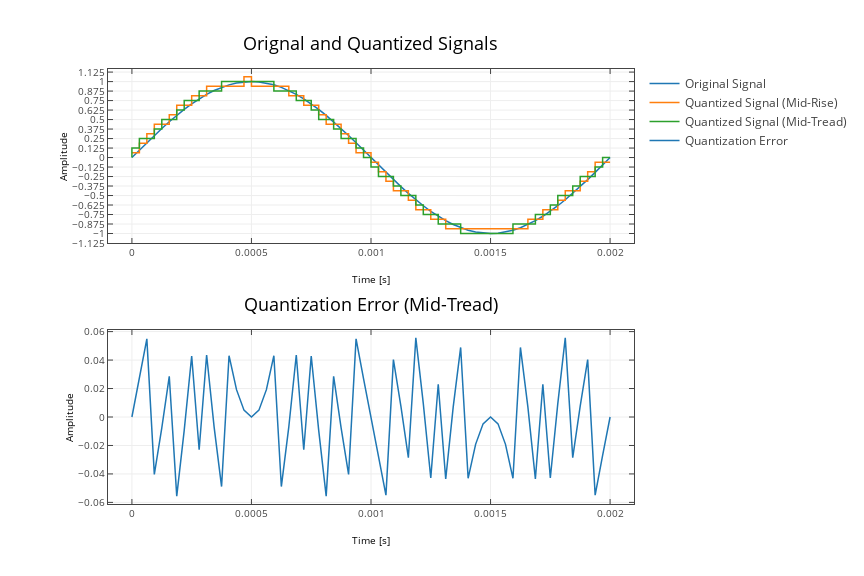

This figure's notebook cell:
### Code cell
#plot
fig = plt.figure(figsize=(12,8))
plt.subplot(2,1,1)
plt.plot(t[:period+1],sinewave[:period+1], label='Original Signal')
plt.plot(t_quant,sinewave_quant_rise_rec_plot, label='Quantized Signal (Mid-Rise)')
plt.plot(t_quant,sinewave_quant_tread_rec_plot, label='Quantized Signal (Mid-Tread)')
plt.title('Orignal and Quantized Signals', fontsize=18)
plt.xlabel('Time [s]')
plt.ylabel('Amplitude')
plt.yticks(np.arange(-1-stepsize, 1+stepsize, stepsize))
#plt.legend()
plt.grid()
#plt.tight_layout()
plt.subplot(2,1,2)
plt.plot(t[:period+1],quant_error_tread[:period+1], label='Quantization Error')
plt.grid()
plt.title('Quantization Error (Mid-Tread)', fontsize=18)
plt.xlabel('Time [s]')
plt.ylabel('Amplitude')
#plt.tight_layout()
plt.subplots_adjust(hspace=0.5)

plotly_fig = tls.mpl_to_plotly(fig)
plotly_fig.layout.update(showlegend=True)
plotly.offline.iplot(plotly_fig)

### Figure 1 — Plotly figure (JSON) as saved in the notebook; plotly's stock layout.template omitted (floating-point values rounded to 4 significant figures; data arrays with more than 128 entries replaced by an {"elided": "..."} marker saying what was removed)
{"data": [{"line": {"color": "rgba (31, 119, 180, 1)", "dash": "solid", "width": 1.5}, "mode": "lines", "name": "Original Signal", "type": "scatter", "uid": "392043dc-7c2a-4187-a65d-a3c3bccdf4c2", "x": [0, 3.125e-05, 6.25e-05, 9.375e-05, 0.000125, 0.0001563, 0.0001875, 0.0002188, 0.00025, 0.0002813, 0.0003125, 0.0003437, 0.000375, 0.0004063, 0.0004375, 0.0004687, 0.0005, 0.0005313, 0.0005625, 0.0005937, 0.000625, 0.0006563, 0.0006875, 0.0007187, 0.00075, 0.0007813, 0.0008125, 0.0008437, 0.000875, 0.0009063, 0.0009375, 0.0009687, 0.001, 0.001031, 0.001063, 0.001094, 0.001125, 0.001156, 0.001187, 0.001219, 0.00125, 0.001281, 0.001313, 0.001344, 0.001375, 0.001406, 0.001437, 0.001469, 0.0015, 0.001531, 0.001563, 0.001594, 0.001625, 0.001656, 0.001687, 0.001719, 0.00175, 0.001781, 0.001813, 0.001844, 0.001875, 0.001906, 0.001937, 0.001969, 0.002], "xaxis": "x", "y": [0, 0.09802, 0.1951, 0.2903, 0.3827, 0.4714, 0.5556, 0.6344, 0.7071, 0.773, 0.8315, 0.8819, 0.9239, 0.9569, 0.9808, 0.9952, 1, 0.9952, 0.9808, 0.9569, 0.9239, 0.8819, 0.8315, 0.773, 0.7071, 0.6344, 0.5556, 0.4714, 0.3827, 0.2903, 0.1951, 0.09802, 1.225e-16, -0.09802, -0.1951, -0.2903, -0.3827, -0.4714, -0.5556, -0.6344, -0.7071, -0.773, -0.8315, -0.8819, -0.9239, -0.9569, -0.9808, -0.9952, -1, -0.9952, -0.9808, -0.9569, -0.9239, -0.8819, -0.8315, -0.773, -0.7071, -0.6344, -0.5556, -0.4714, -0.3827, -0.2903, -0.1951, -0.09802, -2.449e-16], "yaxis": "y"}, {"line": {"color": "rgba (255, 127, 14, 1)", "dash": "solid", "width": 1.5}, "mode": "lines", "name": "Quantized Signal (Mid-Rise)", "type": "scatter", "uid": "9d47da0c-7432-4230-b5b7-c51d86a1a347", "x": {"elided": "129 float values"}, "xaxis": "x", "y": {"elided": "129 float values"}, "yaxis": "y"}, {"line": {"color": "rgba (44, 160, 44, 1)", "dash": "solid", "width": 1.5}, "mode": "lines", "name": "Quantized Signal (Mid-Tread)", "type": "scatter", "uid": "666893cf-c52e-4cc3-822e-1df350cfb612", "x": {"elided": "129 float values"}, "xaxis": "x", "y": {"elided": "129 float values"}, "yaxis": "y"}, {"line": {"color": "rgba (31, 119, 180, 1)", "dash": "solid", "width": 1.5}, "mode": "lines", "name": "Quantization Error", "type": "scatter", "uid": "40ac5085-0dd6-4c47-ac20-5a20b4a9f2ab", "x": [0, 3.125e-05, 6.25e-05, 9.375e-05, 0.000125, 0.0001563, 0.0001875, 0.0002188, 0.00025, 0.0002813, 0.0003125, 0.0003437, 0.000375, 0.0004063, 0.0004375, 0.0004687, 0.0005, 0.0005313, 0.0005625, 0.0005937, 0.000625, 0.0006563, 0.0006875, 0.0007187, 0.00075, 0.0007813, 0.0008125, 0.0008437, 0.000875, 0.0009063, 0.0009375, 0.0009687, 0.001, 0.001031, 0.001063, 0.001094, 0.001125, 0.001156, 0.001187, 0.001219, 0.00125, 0.001281, 0.001313, 0.001344, 0.001375, 0.001406, 0.001437, 0.001469, 0.0015, 0.001531, 0.001563, 0.001594, 0.001625, 0.001656, 0.001687, 0.001719, 0.00175, 0.001781, 0.001813, 0.001844, 0.001875, 0.001906, 0.001937, 0.001969, 0.002], "xaxis": "x2", "y": [0, 0.02698, 0.05491, -0.04028, -0.007683, 0.0286, -0.05557, -0.009393, 0.04289, -0.02301, 0.04353, -0.006921, -0.04888, 0.04306, 0.01921, 0.004815, 0, 0.004815, 0.01921, 0.04306, -0.04888, -0.006921, 0.04353, -0.02301, 0.04289, -0.009393, -0.05557, 0.0286, -0.007683, -0.04028, 0.05491, 0.02698, -1.225e-16, -0.02698, -0.05491, 0.04028, 0.007683, -0.0286, 0.05557, 0.009393, -0.04289, 0.02301, -0.04353, 0.006921, 0.04888, -0.04306, -0.01921, -0.004815, 0, -0.004815, -0.01921, -0.04306, 0.04888, 0.006921, -0.04353, 0.02301, -0.04289, 0.009393, 0.05557, -0.0286, 0.007683, 0.04028, -0.05491, -0.02698, 2.449e-16], "yaxis": "y2"}], "layout": {"annotations": [{"font": {"color": "#000000", "size": 18}, "showarrow": false, "text": "Orignal and Quantized Signals", "x": 0.4997, "xanchor": "center", "xref": "paper", "y": 1.027, "yanchor": "bottom", "yref": "paper"}, {"font": {"color": "#000000", "size": 18}, "showarrow": false, "text": "Quantization Error (Mid-Tread)", "x": 0.4997, "xanchor": "center", "xref": "paper", "y": 0.4275, "yanchor": "bottom", "yref": "paper"}], "autosize": false, "height": 576, "hovermode": "closest", "margin": {"b": 72, "l": 108, "pad": 0, "r": 86, "t": 69}, "showlegend": true, "width": 864, "xaxis": {"anchor": "y", "domain": [0, 1], "mirror": "ticks", "nticks": 11, "range": [-0.0001, 0.0021], "showgrid": true, "showline": true, "side": "bottom", "tickfont": {"size": 10}, "ticks": "inside", "title": {"font": {"color": "#000000", "size": 10}, "text": "Time [s]"}, "type": "linear", "zeroline": false}, "xaxis2": {"anchor": "y2", "domain": [0, 1], "mirror": "ticks", "nticks": 11, "range": [-0.0001, 0.0021], "showgrid": true, "showline": true, "side": "bottom", "tickfont": {"size": 10}, "ticks": "inside", "title": {"font": {"color": "#000000", "size": 10}, "text": "Time [s]"}, "type": "linear", "zeroline": false}, "yaxis": {"anchor": "x", "domain": [0.6, 1], "dtick": 0.125, "mirror": "ticks", "range": [-1.125, 1.166], "showgrid": true, "showline": true, "side": "left", "tick0": -1.125, "tickfont": {"size": 10}, "ticks": "inside", "title": {"font": {"color": "#000000", "size": 10}, "text": "Amplitude"}, "type": "linear", "zeroline": false}, "yaxis2": {"anchor": "x2", "domain": [0, 0.4], "mirror": "ticks", "nticks": 9, "range": [-0.06113, 0.06113], "showgrid": true, "showline": true, "side": "left", "tickfont": {"size": 10}, "ticks": "inside", "title": {"font": {"color": "#000000", "size": 10}, "text": "Amplitude"}, "type": "linear", "zeroline": false}}}
